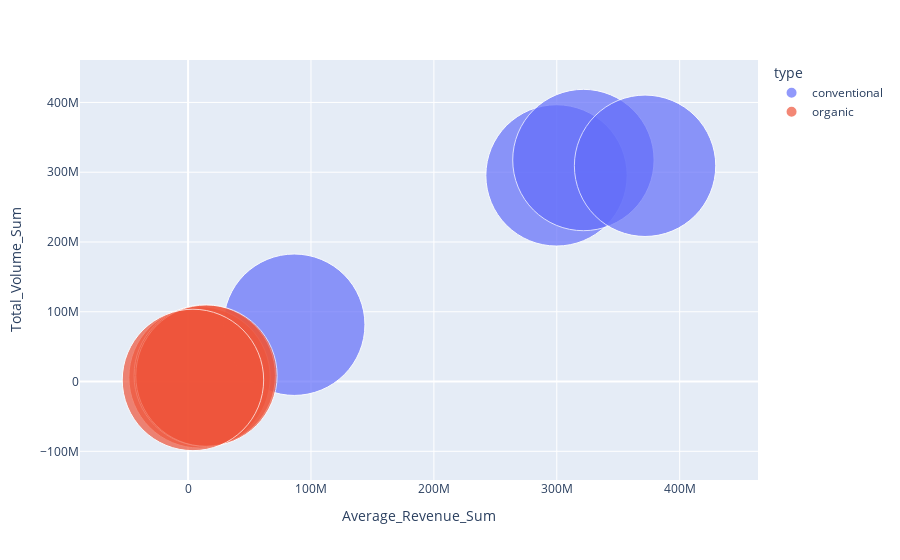

The code cell stored with this chart in its notebook:
### Markdown cell above
### 1.2. Trực quan hóa dữ liệu

### Code cell
import plotly.express as px

fig = px.scatter(data_visu, x="Average_Revenue_Sum", y="Total_Volume_Sum", size="fea_year", color="type",
           hover_name="region", size_max=100)
fig.show()

### Figure 1 — Plotly figure (JSON) as saved in the notebook; plotly's stock layout.template omitted (floating-point values rounded to 4 significant figures)
{"data": [{"hovertemplate": "<b>%{hovertext}</b><br><br>type=conventional<br>Average_Revenue_Sum=%{x}<br>Total_Volume_Sum=%{y}<br>fea_year=%{marker.size}<extra></extra>", "hovertext": ["California", "California", "California", "California"], "legendgroup": "conventional", "marker": {"color": "#636efa", "size": [2015, 2016, 2017, 2018], "sizemode": "area", "sizeref": 0.2018, "symbol": "circle"}, "mode": "markers", "name": "conventional", "orientation": "v", "showlegend": true, "type": "scatter", "x": [299775329, 321655803, 371831533, 86375066], "xaxis": "x", "y": [295437873, 317488045, 309227377, 81443546], "yaxis": "y"}, {"hovertemplate": "<b>%{hovertext}</b><br><br>type=organic<br>Average_Revenue_Sum=%{x}<br>Total_Volume_Sum=%{y}<br>fea_year=%{marker.size}<extra></extra>", "hovertext": ["California", "California", "California", "California"], "legendgroup": "organic", "marker": {"color": "#EF553B", "size": [2015, 2016, 2017, 2018], "sizemode": "area", "sizeref": 0.2018, "symbol": "circle"}, "mode": "markers", "name": "organic", "orientation": "v", "showlegend": true, "type": "scatter", "x": [9307002, 13556856, 14943251, 3969188], "xaxis": "x", "y": [5969560, 8700338, 8417151, 2297763], "yaxis": "y"}], "layout": {"legend": {"itemsizing": "constant", "title": {"text": "type"}, "tracegroupgap": 0}, "margin": {"t": 60}, "xaxis": {"anchor": "y", "domain": [0, 1], "title": {"text": "Average_Revenue_Sum"}}, "yaxis": {"anchor": "x", "domain": [0, 1], "title": {"text": "Total_Volume_Sum"}}}}
